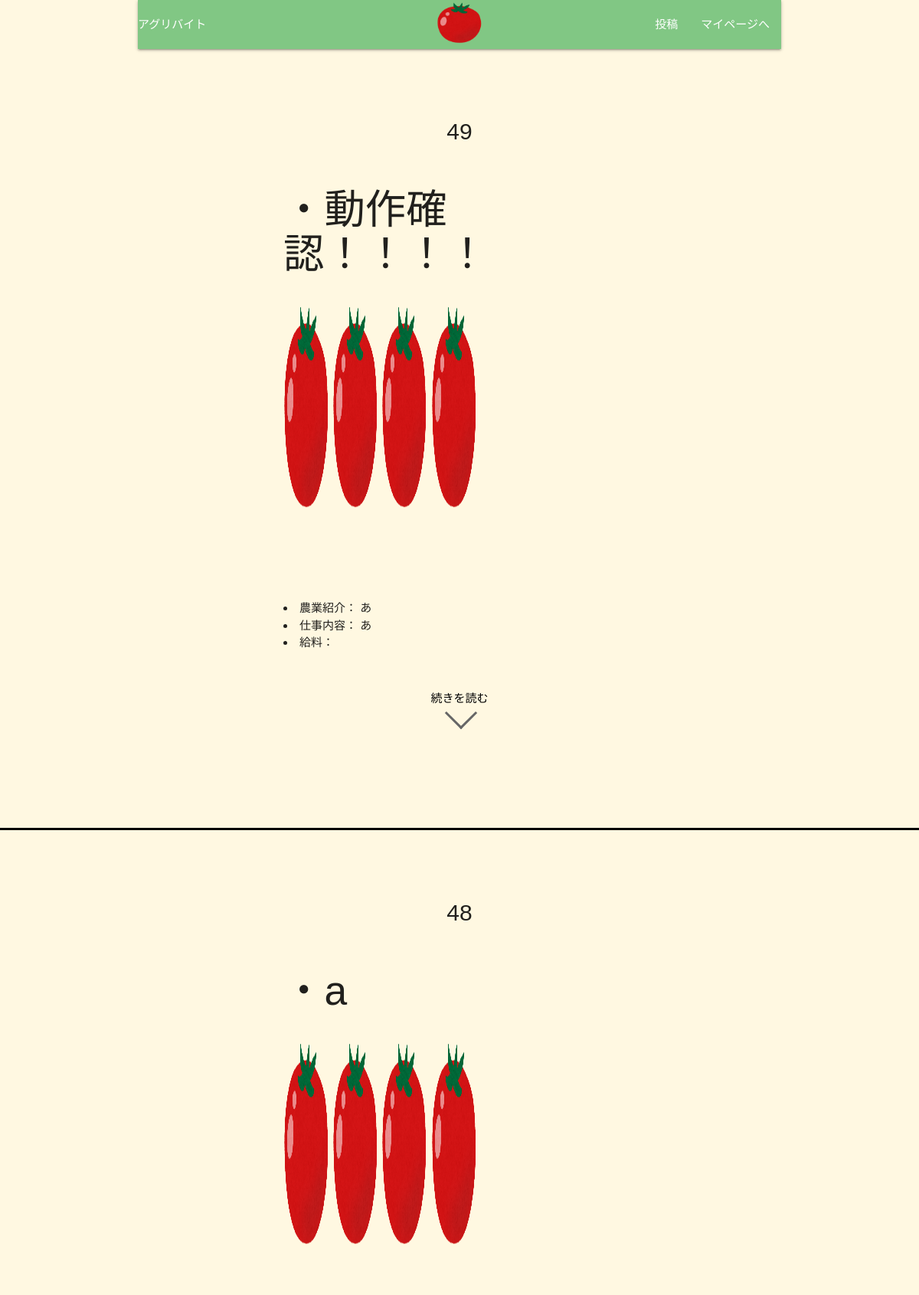
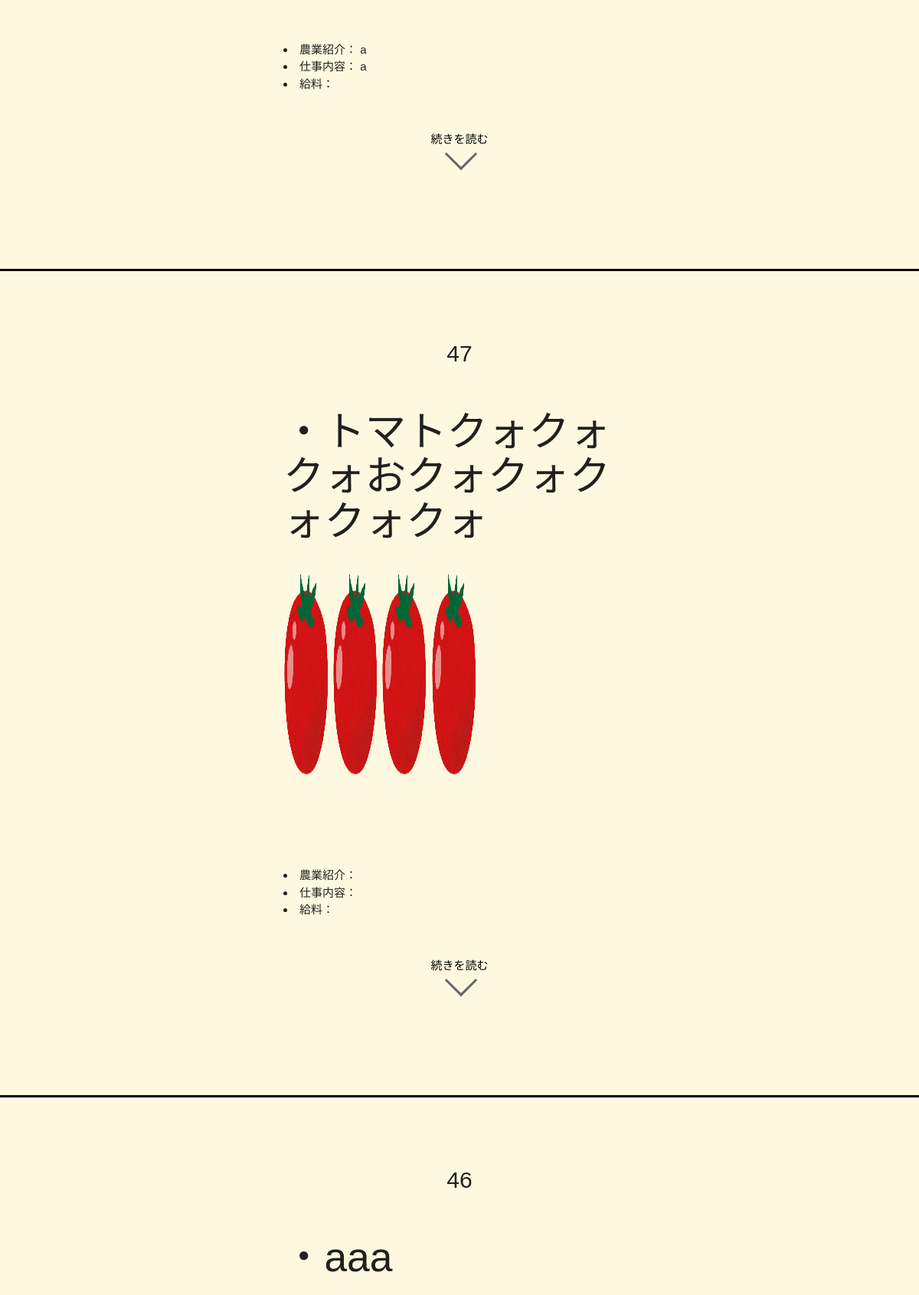
The app's page /main (upper part) with its own data (2 pictures, top to bottom).
### tables this page shows
CREATE TABLE "job" (
	"id"	INTEGER,
	"title"	TEXT,
	"intro"	TEXT,
	"work"	TEXT,
	"salary"	TEXT,
	"target"	TEXT,
	"location"	TEXT,
	"hours"	INTEGER,
	"hoursf"	TEXT,
	"status"	TEXT,
	"holiday"	TEXT,
	"walfare"	TEXT,
	"flow"	TEXT,
	"link"	TEXT,
	PRIMARY KEY("id" AUTOINCREMENT)
);

### app.py (the view)
@app.route("/main")
def post_list():
    conn=sqlite3.connect("20201209.db")
    c=conn.cursor()
    c.execute("select * from job order by id desc")
    post_list=[]
    for row in c.fetchall():
        post_list.append({"id":row[0],"title":row[1],"intro":row[2],"work":row[3],"salary":row[4],"target":row[5],"location":row[6],"hours":row[7],"hoursf":row[8],"status":row[9],"holiday":row[10],"walfare":row[11],"flow":row[12],"link":row[13]})
    print(post_list)
    c.close()
    return render_template("main.html",tmp_post_list=post_list)

### templates/main.html (shortened to what this page needs)
<!DOCTYPE html>
<html lang="en">
<head>
    <link rel="stylesheet" href="https://cdnjs.cloudflare.com/ajax/libs/materialize/1.0.0/css/materialize.min.css">
    <link rel="stylesheet" href="../static/css/main.css">
    <link rel="stylesheet" href="https://cdn.jsdelivr.net/bxslider/4.2.12/jquery.bxslider.css">
</head>
<body class="amber lighten-5">
    <div class="container">
        <nav>
            <div class="nav-wrapper green lighten-2">
                <a class="team-name center">アグリバイト</a>
                <a href="#" class="brand-logo center">
                    <img src="../static/img/トマト.png" alt="logo">
                </a>
                <ul id="nav-mobile" class="right hide-on-med-and-down">
                    <li><a href="/write">投稿</a></li>
                    <li><a href="/mypage">マイページへ</a></li>
                </ul>
            </div>
        </nav>
    </div>
    <main>
        {% for item in tmp_post_list %}
        <div class="border border-bottom">
            <div id="text-wrap">
                <div class="show-text">
                    <p>{{item["id"]}}</p>
                    <h2>・{{item["title"]}}</h2>
                    <div class="slider">
                        <img src="../static/img/トマト.png" width="500" height="300" alt="">
                        <img src="../static/img/トマト.png" width="500" height="300" alt="">
                        <img src="../static/img/トマト.png" width="500" height="300" alt="">
                        <img src="../static/img/トマト.png" width="500" height="300" alt="">
                    </div>
                    <li>農業紹介： {{item["intro"]}}</li>
                    <li>仕事内容： {{item["work"]}}</li>
                    <li>給料： {{item["salary"]}}</li>
                </div>
                <button class="readmore"> 続きを読む </button>
            </div>
        </div>
        {% endfor %}
    </main>
</body>
</html>

### static/css/main.css (style rules this page uses)
* { font-family: "ＭＳ ゴシック", sans-serif; }
img { width: 60px; }
.border-bottom { border-bottom: 3px solid black; }
p { text-align: center; font-size: 30px; line-height: 2.5; margin: 0; }
#text-wrap { width: 50%; height: 100%; display: block; margin: 0 auto; padding: 70px; }
button.readmore { position: relative; height: 80px; width: 90px; margin: 40px auto; display: block; background-color: transparent; padding-bottom: 40px; border: none; outline: 0; transition: .5s; -erbkit-transition: .5s; }
button.readmore::after { content: " "; position: absolute; width: 30px; height: 30px; border-top: solid 3px #666; border-right: solid 3px #666; transform: rotate(135deg); -webkit-transform: rotate(135deg); right: 28px; top: 25px; transition: .5s; -erbkit-transition: .5s; }

### records on screen
job: id "49", title "動作確認！！！！", intro "あ", work "あ"
job: id "48", title "a", intro "a", work "a"
job: id "47", title "トマトクォクォクォおクォクォクォクォクォ"
job: id "46", title "aaa"
